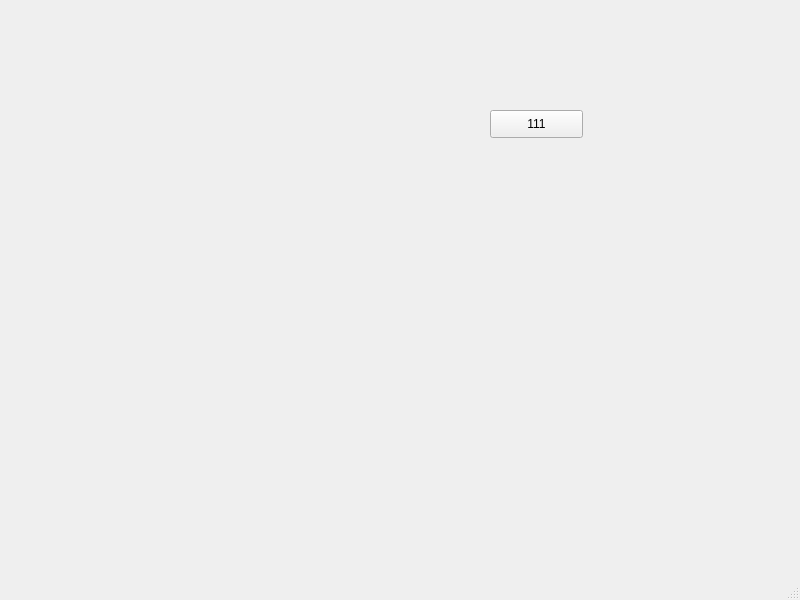
<?xml version="1.0" encoding="UTF-8"?>
<ui version="4.0">
 <class>MainWindow</class>
 <widget class="QMainWindow" name="MainWindow">
  <property name="enabled">
   <bool>true</bool>
  </property>
  <property name="geometry">
   <rect>
    <x>0</x>
    <y>0</y>
    <width>800</width>
    <height>600</height>
   </rect>
  </property>
  <property name="windowTitle">
   <string>MainWindow</string>
  </property>
  <widget class="QWidget" name="centralwidget">
   <widget class="QPushButton" name="pushButton">
    <property name="geometry">
     <rect>
      <x>490</x>
      <y>110</y>
      <width>93</width>
      <height>28</height>
     </rect>
    </property>
    <property name="text">
     <string>111</string>
    </property>
   </widget>
  </widget>
  <widget class="QMenuBar" name="menubar">
   <property name="geometry">
    <rect>
     <x>0</x>
     <y>0</y>
     <width>800</width>
     <height>23</height>
    </rect>
   </property>
  </widget>
  <widget class="QStatusBar" name="statusbar"/>
 </widget>
 <resources/>
 <connections/>
</ui>
